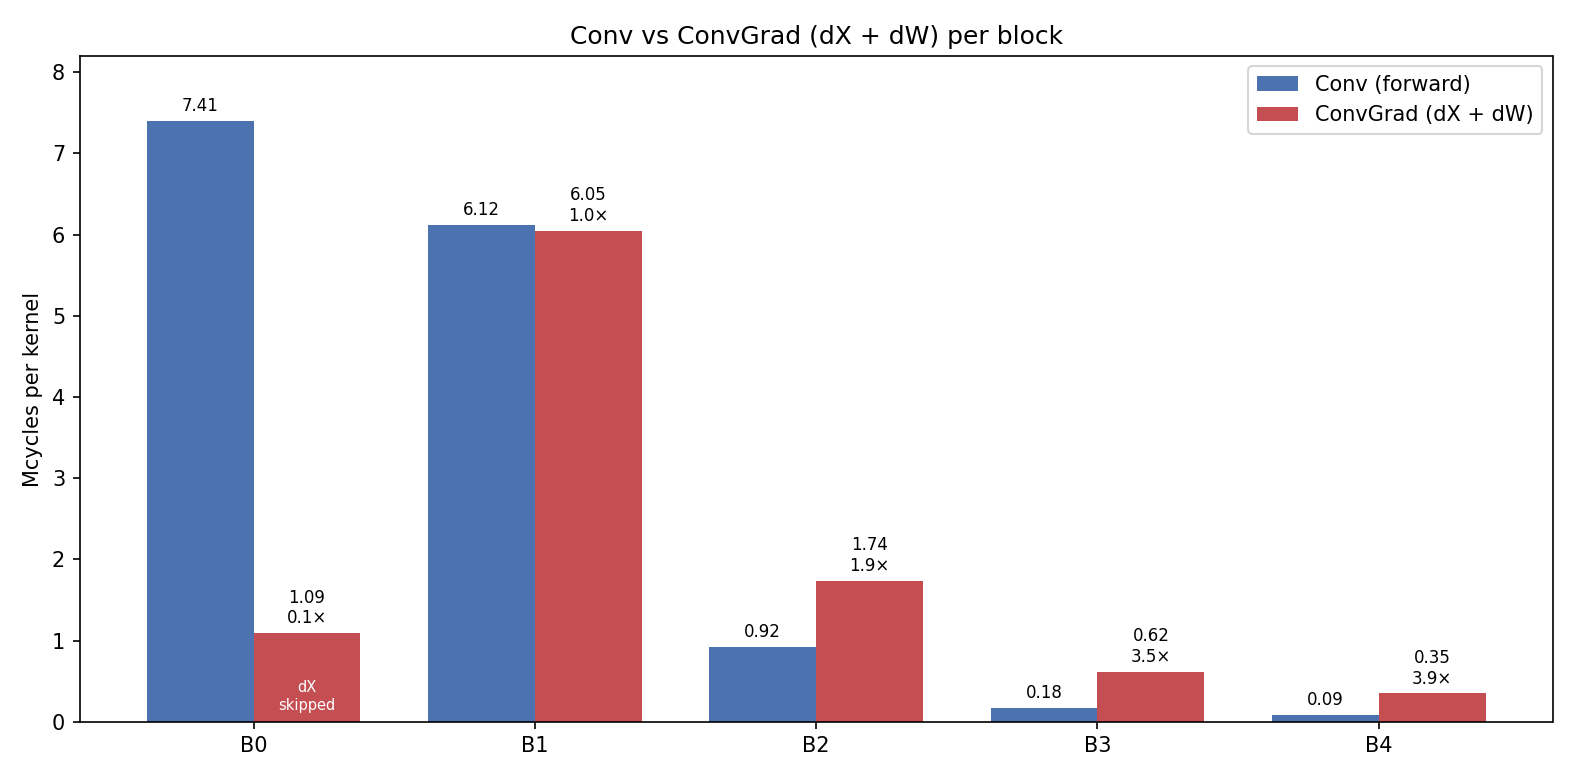

This chart was generated by the following Python code:
import matplotlib; matplotlib.use("Agg"); import matplotlib.pyplot as plt; import numpy as np
# cycles per block (Total) from trace  (same source as lat_fig5_conv_vs_dxdw.py)
fwd=[7405374,6121186,922827,175772,90059]
dX =[0,3402803,954448,434761,203149]
dW =[1093044,2642291,782108,181157,146955]
# ConvGrad = dX + dW  (one combined backward bar per block)
grad=[dX[i]+dW[i] for i in range(5)]
M=1e6; x=np.arange(5); w=0.38
fig,ax=plt.subplots(figsize=(10.5,5.2))
ax.bar(x-w/2,[v/M for v in fwd ],w,color="#4C72B0",label="Conv (forward)")
ax.bar(x+w/2,[v/M for v in grad],w,color="#C44E52",label="ConvGrad (dX + dW)")
for i in range(5):
    ax.text(i-w/2,fwd[i]/M+0.12,f"{fwd[i]/M:.2f}",ha="center",fontsize=8)
    ax.text(i+w/2,grad[i]/M+0.12,f"{grad[i]/M:.2f}\n{grad[i]/fwd[i]:.1f}×",ha="center",fontsize=8)
    if dX[i]==0: ax.text(i+w/2,0.15,"dX\nskipped",ha="center",fontsize=7,color="white")
ax.set_xticks(x); ax.set_xticklabels([f"B{b}" for b in range(5)])
ax.set_ylabel("Mcycles per kernel"); ax.set_ylim(0,8.2)
ax.set_title("Conv vs ConvGrad (dX + dW) per block")
ax.legend()
plt.tight_layout(); plt.savefig("lat_fig6_conv_vs_convgrad.png",dpi=150); plt.close(); print("fig6 written")
